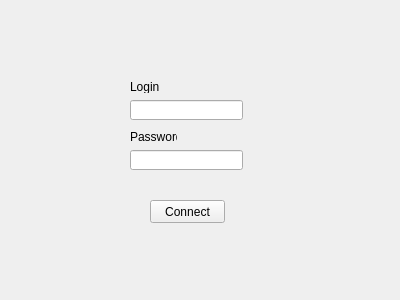
<?xml version="1.0" encoding="UTF-8"?>
<ui version="4.0">
 <class>Form</class>
 <widget class="QWidget" name="Form">
  <property name="geometry">
   <rect>
    <x>0</x>
    <y>0</y>
    <width>400</width>
    <height>300</height>
   </rect>
  </property>
  <property name="windowTitle">
   <string>Form</string>
  </property>
  <widget class="QPushButton" name="Connect">
   <property name="geometry">
    <rect>
     <x>150</x>
     <y>200</y>
     <width>75</width>
     <height>23</height>
    </rect>
   </property>
   <property name="text">
    <string>Connect</string>
   </property>
  </widget>
  <widget class="QLineEdit" name="lineEdit">
   <property name="geometry">
    <rect>
     <x>130</x>
     <y>100</y>
     <width>113</width>
     <height>20</height>
    </rect>
   </property>
  </widget>
  <widget class="QLineEdit" name="lineEdit_2">
   <property name="geometry">
    <rect>
     <x>130</x>
     <y>150</y>
     <width>113</width>
     <height>20</height>
    </rect>
   </property>
   <property name="echoMode">
    <enum>QLineEdit::Password</enum>
   </property>
  </widget>
  <widget class="QLabel" name="label">
   <property name="geometry">
    <rect>
     <x>130</x>
     <y>80</y>
     <width>47</width>
     <height>13</height>
    </rect>
   </property>
   <property name="text">
    <string>Login</string>
   </property>
  </widget>
  <widget class="QLabel" name="label_2">
   <property name="geometry">
    <rect>
     <x>130</x>
     <y>130</y>
     <width>47</width>
     <height>13</height>
    </rect>
   </property>
   <property name="text">
    <string>Password</string>
   </property>
  </widget>
 </widget>
 <resources/>
 <connections/>
</ui>
